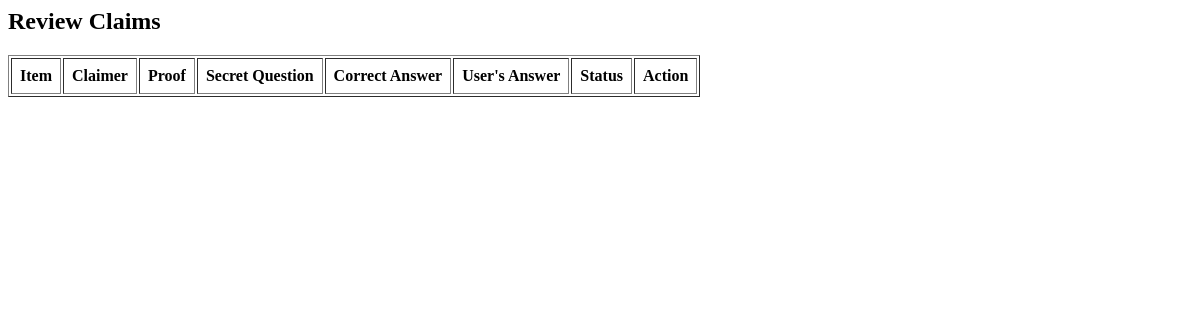
/admin_claim (signed in), run on an earlier commit of the app's database.
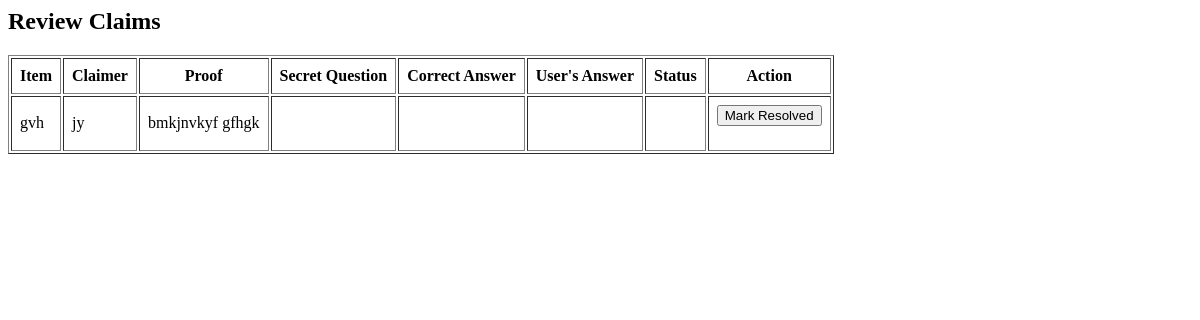
And on a later commit of the database.
### tables this page shows
CREATE TABLE claims (
                id INTEGER PRIMARY KEY AUTOINCREMENT,
                item_id INTEGER,
                claimer_name TEXT,
                claimer_contact TEXT,
                proof TEXT,
                status TEXT DEFAULT 'Pending'
            , user_answer TEXT);

CREATE TABLE found_items (
            id INTEGER PRIMARY KEY AUTOINCREMENT,
            item_name TEXT,
            description TEXT,
            location TEXT,
            contact TEXT,
            image TEXT
        , secret_question TEXT, secret_answer TEXT);

### app.py (the view)
@app.route('/admin_claim')
def admin_claim():
    if session.get('role') != 'admin':
        return "Unauthorized Access"
    conn = sqlite3.connect("database.db")
    cur = conn.cursor()
    cur.execute('''
        SELECT claims.id, found_items.item_name, claims.claimer_name,
               claims.claimer_contact, claims.proof
        FROM claims
        JOIN found_items ON claims.item_id = found_items.id
    ''')
    all_claims = cur.fetchall()
    conn.close()
    return render_template('admin_claim.html', claims=all_claims)

### Templates/admin_claim.html
<h2>Review Claims</h2>
<table border="1" cellpadding="8">
    <tr>
        <th>Item</th>
        <th>Claimer</th>
        <th>Proof</th>
        <th>Secret Question</th>
        <th>Correct Answer</th>
        <th>User's Answer</th>
        <th>Status</th>
        <th>Action</th> </tr>
    {% for claim in claims %}
    <tr>
        <td>{{ claim[1] }}</td>
        <td>{{ claim[2] }}</td>
        <td>{{ claim[4] }}</td>
        <td>{{ claim[6] }}</td>
        <td>{{ claim[7] }}</td>
        <td><b>{{ claim[8] }}</b></td>
        <td>{{ claim[5] }}</td>
        <td>
            {% if claim[5] != 'Resolved' %}
            <form action="/resolve_claim/{{ claim[0] }}" method="POST">
                <button type="submit">Mark Resolved</button>
            </form>
            {% else %}
            Done
            {% endif %}
        </td>
    </tr>
    {% endfor %}
</table>

What changed in the data, as far as the page shows it:
added claims: item_name "gvh", claimer_name "jy", proof "bmkjnvkyf gfhgk"
